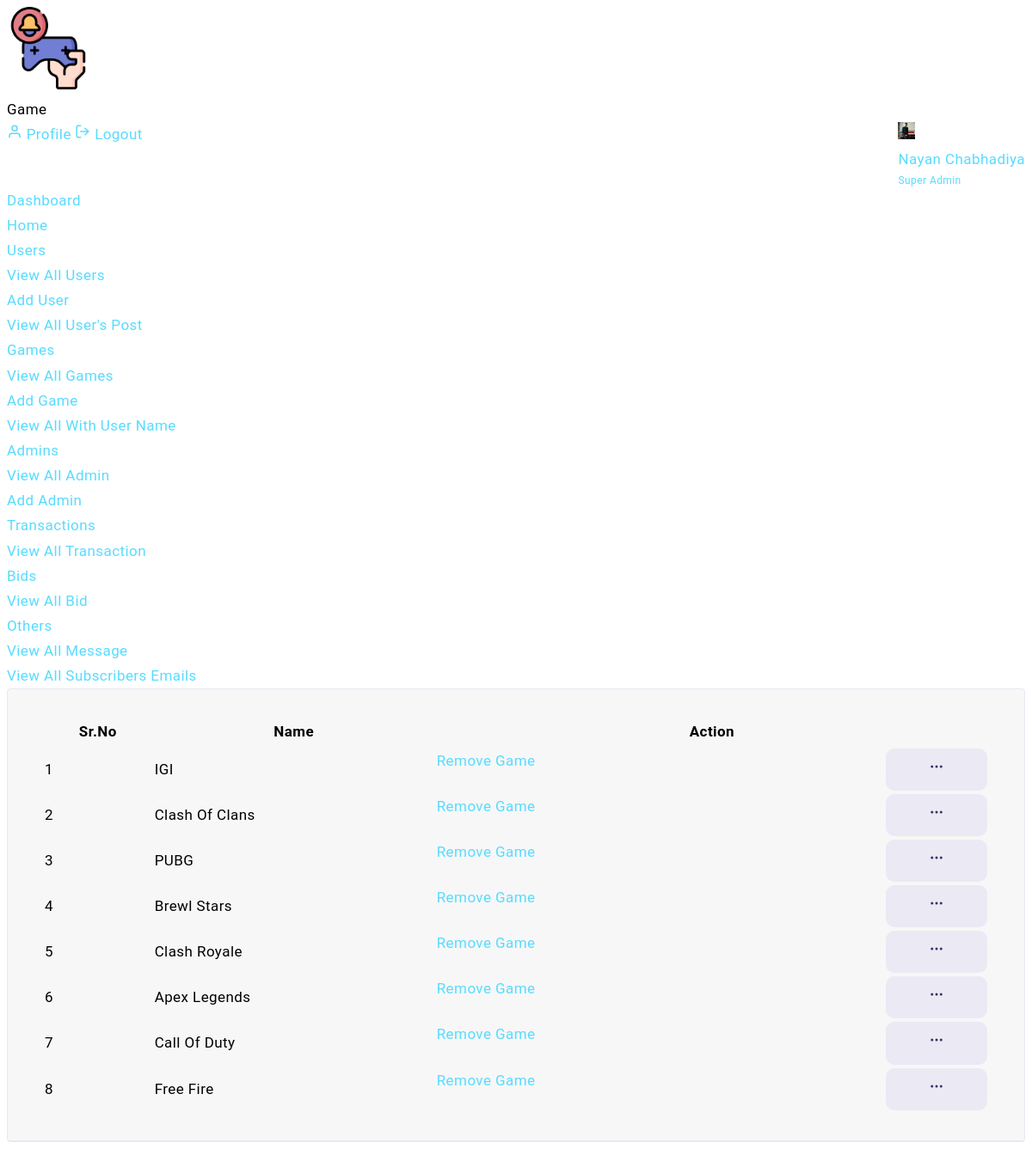
The app's page /admin/game_list.php (signed in) with its own data.
### tables this page shows
CREATE TABLE `games` (
  `id` int(50) NOT NULL,
  `name` varchar(255) NOT NULL
);

### admin/game_list.php (the view, shortened to what this page needs)
<?php
include "../connection.php";
$admin_profile = $_SESSION['admin_email'];
  $admin_query = "SELECT * FROM admin WHERE email='$admin_profile'";
  $admin_data = mysqli_query($conn,$admin_query);
  $admin_result = mysqli_fetch_assoc($admin_data);
  $game_list_query = "SELECT * FROM games ORDER BY id DESC";
  $game_list_data = mysqli_query($conn,$game_list_query);
  $cnt=1;
?>
<?php include "includes/admin_top.php"; ?>
<div class="header">
    <div class="header-content">
        <nav class="navbar navbar-expand">
            <div class="collapse navbar-collapse justify-content-between">
                <div class="header-left">
                    <div class="dashboard_bar">
                        Game
                    </div>
                </div>
                <ul class="navbar-nav header-right">
                    <li class="nav-item dropdown header-profile">
                        <a class="nav-link" href="#" role="button" data-toggle="dropdown">
                            <img src="<?php echo $admin_result['profile_pic']; ?>" width="20" alt=""/>
                            <div class="header-info">
                                 <span><?php echo $admin_result['name']; ?></span>
                                 <small>Super Admin</small>
                            </div>
                        </a>
                        <div class="dropdown-menu dropdown-menu-right">
                            <a href="admin-profile.php" class="dropdown-item ai-icon">
                                <span class="ml-2">Profile </span>
                            </a>
                            <a href="../logout.php" class="dropdown-item ai-icon">
                                <span class="ml-2">Logout </span>
                            </a>
                        </div>
                    </li>
                </ul>
            </div>
        </nav>
    </div>
</div>
    <?php include 'includes/admin_sidebar.php'; ?>
<div class="content-body">
    <div class="container-fluid">
      <div class="col-xxl-12">
        <div class="card">
            <div class="card-header d-block d-sm-flex border-0">
              <div class="card-body pr-2 pl-2">
                <table id="example" class="display" style="width:100%">
                  <thead>
                    <tr>
                      <th>Sr.No</th>
                      <th>Name</th>
                      <th>Action</th>
                    </tr>
                  </thead>
                  <tbody>
                    <?php
                      while( $game_list_result = mysqli_fetch_assoc($game_list_data))
                      {
                    ?>
                    <tr>
                      <td><?php echo $cnt;?></td>
                      <td><?php echo $game_list_result['name'];?></td>
                      <td>
                        <div class="dropdown ml-auto">
                          <a href="#" class="btn btn-primary light sharp" data-toggle="dropdown" aria-expanded="true">
                          </a>
                          <ul class="dropdown-menu dropdown-menu-right">
                            <li class="dropdown-item">
                              <a href="game_delete.php?id=<?php echo $game_list_result['id'];?>" onclick="checkdelete()">
                                Remove Game
                              </a>
                            </li>
                          </ul>
                        </div>
                      </td>
                    </tr>
                    <?php
                      $cnt=$cnt+1;
                      }
                    ?>
                  </tbody>
                </table>
              </div>
            </div>
        </div>
      </div>
    </div>
</div>
    <?php include "includes/admin_bottom.php"; ?>

### records on screen
games: name "IGI"
games: name "Clash Of Clans"
games: name "PUBG"
games: name "Brewl Stars"
games: name "Clash Royale"
games: name "Apex Legends"
games: name "Call Of Duty"
games: name "Free Fire"

### other values on screen
$admin_result['name'] "Nayan Chabhadiya"
